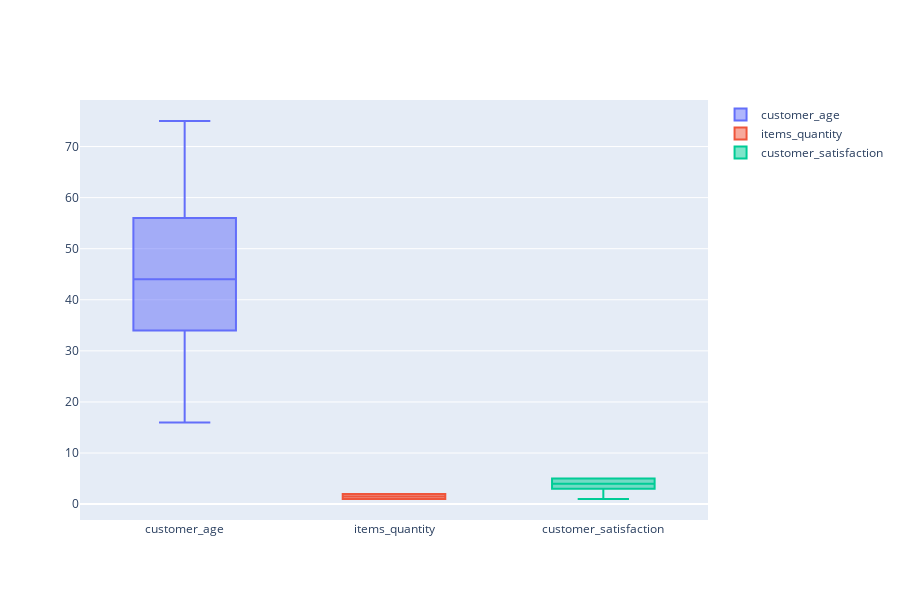

The cell this chart's notebook holds for it:
### Code cell
import plotly.graph_objects as go

fig = go.Figure()

fig = go.Figure()
fig.add_trace(go.Box(   y=df['customer_age'],
                        name='customer_age'))
fig.add_trace(go.Box(   y=df['items_quantity'],
                        name='items_quantity'))
fig.add_trace(go.Box(   y=df['customer_satisfaction'],
                        name='customer_satisfaction'))
fig.update_layout(height=600)
fig.show()

### Figure 1 — Plotly figure (JSON) as saved in the notebook; plotly's stock layout.template omitted (floating-point values rounded to 4 significant figures; data arrays with more than 128 entries replaced by an {"elided": "..."} marker saying what was removed)
{"data": [{"name": "customer_age", "type": "box", "y": {"elided": "5006 int values"}}, {"name": "items_quantity", "type": "box", "y": {"elided": "5006 int values"}}, {"name": "customer_satisfaction", "type": "box", "y": {"elided": "5006 int values"}}], "layout": {"height": 600}}
